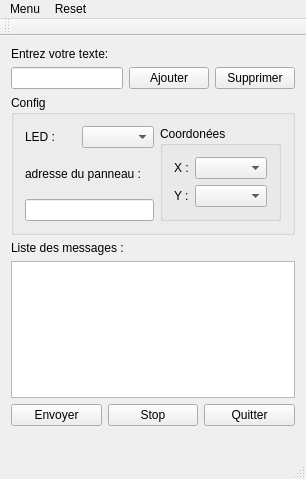
<?xml version="1.0" encoding="UTF-8"?>
<ui version="4.0">
 <class>MainWindow</class>
 <widget class="QMainWindow" name="MainWindow">
  <property name="geometry">
   <rect>
    <x>0</x>
    <y>0</y>
    <width>306</width>
    <height>479</height>
   </rect>
  </property>
  <property name="windowTitle">
   <string>MainWindow</string>
  </property>
  <widget class="QWidget" name="centralWidget">
   <layout class="QGridLayout" name="gridLayout_4">
    <item row="0" column="0">
     <layout class="QGridLayout" name="gridLayout_3">
      <item row="0" column="0">
       <widget class="QLabel" name="label">
        <property name="text">
         <string>Entrez votre texte:</string>
        </property>
       </widget>
      </item>
      <item row="1" column="0">
       <layout class="QHBoxLayout" name="horizontalLayout_3">
        <item>
         <widget class="QLineEdit" name="lineEdit">
          <property name="maxLength">
           <number>250</number>
          </property>
         </widget>
        </item>
        <item>
         <widget class="QPushButton" name="pushButton_Ajouter">
          <property name="text">
           <string>Ajouter</string>
          </property>
         </widget>
        </item>
        <item>
         <widget class="QPushButton" name="pushButton_Supprimer">
          <property name="text">
           <string>Supprimer</string>
          </property>
         </widget>
        </item>
       </layout>
      </item>
      <item row="2" column="0">
       <widget class="QGroupBox" name="groupBox">
        <property name="title">
         <string>Config</string>
        </property>
        <layout class="QGridLayout" name="gridLayout_2">
         <item row="0" column="0">
          <layout class="QHBoxLayout" name="horizontalLayout">
           <item>
            <widget class="QLabel" name="label_3">
             <property name="text">
              <string>LED :</string>
             </property>
            </widget>
           </item>
           <item>
            <widget class="QComboBox" name="comboBox_color"/>
           </item>
          </layout>
         </item>
         <item row="0" column="1" rowspan="2">
          <widget class="QGroupBox" name="groupBox_2">
           <property name="title">
            <string>Coordonées</string>
           </property>
           <layout class="QGridLayout" name="gridLayout">
            <item row="0" column="0">
             <widget class="QLabel" name="label_4">
              <property name="text">
               <string>X :</string>
              </property>
             </widget>
            </item>
            <item row="0" column="1">
             <widget class="QComboBox" name="comboBox_X"/>
            </item>
            <item row="1" column="1">
             <widget class="QComboBox" name="comboBox_Y"/>
            </item>
            <item row="1" column="0">
             <widget class="QLabel" name="label_5">
              <property name="text">
               <string>Y :</string>
              </property>
             </widget>
            </item>
           </layout>
          </widget>
         </item>
         <item row="1" column="0">
          <layout class="QVBoxLayout" name="verticalLayout">
           <item>
            <widget class="QLabel" name="label_6">
             <property name="text">
              <string>adresse du panneau :</string>
             </property>
            </widget>
           </item>
           <item>
            <widget class="QLineEdit" name="lineEdit_2">
             <property name="maxLength">
              <number>15</number>
             </property>
            </widget>
           </item>
          </layout>
         </item>
        </layout>
       </widget>
      </item>
      <item row="3" column="0">
       <widget class="QLabel" name="label_2">
        <property name="text">
         <string>Liste des messages :</string>
        </property>
       </widget>
      </item>
      <item row="4" column="0">
       <widget class="QListWidget" name="listWidget"/>
      </item>
      <item row="5" column="0">
       <layout class="QHBoxLayout" name="horizontalLayout_2">
        <item>
         <widget class="QPushButton" name="pushButton_Envoyer">
          <property name="text">
           <string>Envoyer</string>
          </property>
         </widget>
        </item>
        <item>
         <widget class="QPushButton" name="pushButton_Stop">
          <property name="text">
           <string>Stop</string>
          </property>
         </widget>
        </item>
        <item>
         <widget class="QPushButton" name="pushButton_Quitter">
          <property name="text">
           <string>Quitter</string>
          </property>
         </widget>
        </item>
       </layout>
      </item>
      <item row="6" column="0">
       <widget class="QLabel" name="label_message">
        <property name="text">
         <string/>
        </property>
       </widget>
      </item>
     </layout>
    </item>
   </layout>
  </widget>
  <widget class="QMenuBar" name="menuBar">
   <property name="geometry">
    <rect>
     <x>0</x>
     <y>0</y>
     <width>306</width>
     <height>21</height>
    </rect>
   </property>
   <widget class="QMenu" name="menuFichier">
    <property name="title">
     <string>Menu</string>
    </property>
    <addaction name="actionLoad"/>
    <addaction name="actionSave"/>
    <addaction name="separator"/>
    <addaction name="actionSimulation"/>
   </widget>
   <widget class="QMenu" name="menuReset">
    <property name="title">
     <string>Reset</string>
    </property>
    <addaction name="actionRaffraichir"/>
   </widget>
   <addaction name="menuFichier"/>
   <addaction name="menuReset"/>
  </widget>
  <widget class="QToolBar" name="mainToolBar">
   <attribute name="toolBarArea">
    <enum>TopToolBarArea</enum>
   </attribute>
   <attribute name="toolBarBreak">
    <bool>false</bool>
   </attribute>
  </widget>
  <widget class="QStatusBar" name="statusBar"/>
  <action name="actionSimulation">
   <property name="text">
    <string>Simulation</string>
   </property>
  </action>
  <action name="actionLoad">
   <property name="text">
    <string>Load</string>
   </property>
  </action>
  <action name="actionSave">
   <property name="text">
    <string>Save</string>
   </property>
  </action>
  <action name="actionRaffraichir">
   <property name="text">
    <string>Raffraichir</string>
   </property>
  </action>
 </widget>
 <layoutdefault spacing="6" margin="11"/>
 <resources/>
 <connections/>
</ui>
